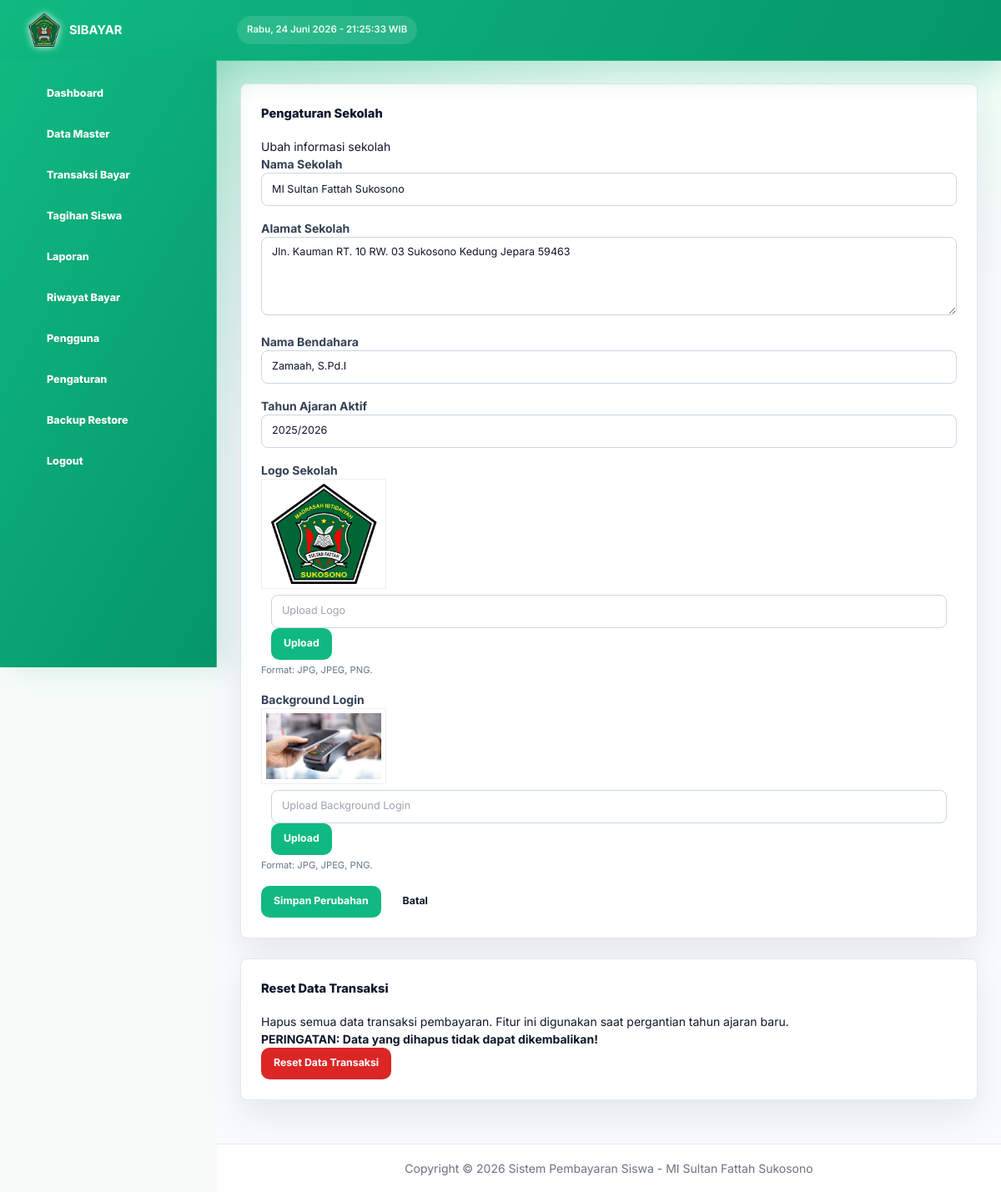
/pengaturan/pengaturan.php (signed in), run on the app's committed database.
### tables this page shows
CREATE TABLE `pengaturan` (
  `id_pengaturan` int NOT NULL,
  `nama_sekolah` varchar(100) DEFAULT NULL,
  `alamat_sekolah` text,
  `logo` varchar(255) DEFAULT NULL,
  `nama_bendahara` varchar(100) DEFAULT NULL,
  `tahun_ajaran` varchar(20) DEFAULT '',
  `bg_login` varchar(255) DEFAULT NULL,
  PRIMARY KEY (`id_pengaturan`)
);

### pengaturan/pengaturan.php (the view, shortened to what this page needs)
<?php
include '../template/header.php';
include '../template/sidebar.php';
$query = mysqli_query($koneksi, "SELECT * FROM pengaturan WHERE id_pengaturan = 1");
$data = mysqli_fetch_assoc($query);
?>
<div class="row">
    <div class="col-md-12 grid-margin stretch-card">
        <div class="card">
            <div class="card-body">
                <h4 class="card-title">Pengaturan Sekolah</h4>
                <p class="card-description">
                    Ubah informasi sekolah
                </p>
                <form class="forms-sample" method="post" enctype="multipart/form-data">
                    <div class="form-group">
                        <label for="nama_sekolah">Nama Sekolah</label>
                        <input type="text" class="form-control" id="nama_sekolah" name="nama_sekolah" value="<?= $data['nama_sekolah'] ?>" required>
                    </div>
                    <div class="form-group">
                        <label for="alamat_sekolah">Alamat Sekolah</label>
                        <textarea class="form-control" id="alamat_sekolah" name="alamat_sekolah" rows="4" required><?= $data['alamat_sekolah'] ?></textarea>
                    </div>
                    <div class="form-group">
                        <label for="nama_bendahara">Nama Bendahara</label>
                        <input type="text" class="form-control" id="nama_bendahara" name="nama_bendahara" value="<?= $data['nama_bendahara'] ?? '' ?>" required>
                    </div>
                    <div class="form-group">
                        <label for="tahun_ajaran">Tahun Ajaran Aktif</label>
                        <input type="text" class="form-control" id="tahun_ajaran" name="tahun_ajaran" value="<?= $data['tahun_ajaran'] ?? '' ?>" placeholder="Contoh: 2024/2025" required>
                    </div>
                    <div class="form-group">
                        <label>Logo Sekolah</label>
                        <?php if (!empty($data['logo'])) : ?>
                            <div class="mb-2">
                                <img src="../assets/images/<?= $data['logo'] ?>" alt="Logo Sekolah" style="max-width: 150px; border: 1px solid #eee; padding: 5px;">
                            </div>
                        <?php endif; ?>
                        <div class="input-group col-xs-12">
                            <input type="text" class="form-control file-upload-info" disabled placeholder="Upload Logo">
                            <span class="input-group-append">
                                <button class="file-upload-browse btn btn-primary" type="button" onclick="document.getElementById('logoInput').click()">Upload</button>
                            </span>
                        </div>
                        <small class="text-muted">Format: JPG, JPEG, PNG.</small>
                    </div>
                    <div class="form-group">
                        <label>Background Login</label>
                        <?php if (!empty($data['bg_login'])) : ?>
                            <div class="mb-2">
                                <img src="../assets/images/<?= $data['bg_login'] ?>" alt="Background Login" style="max-width: 150px; border: 1px solid #eee; padding: 5px;">
                            </div>
                        <?php endif; ?>
                        <div class="input-group col-xs-12">
                            <input type="text" class="form-control file-upload-info-bg" disabled placeholder="Upload Background Login">
                            <span class="input-group-append">
                                <button class="file-upload-browse btn btn-primary" type="button" onclick="document.getElementById('bgInput').click()">Upload</button>
                            </span>
                        </div>
                        <small class="text-muted">Format: JPG, JPEG, PNG.</small>
                    </div>
                    <button type="submit" name="simpan" class="btn btn-primary mr-2">Simpan Perubahan</button>
                    <button type="button" class="btn btn-light" onclick="window.history.back()">Batal</button>
                </form>
            </div>
        </div>
    </div>
    <div class="col-md-12 grid-margin stretch-card">
        <div class="card card-danger">
            <div class="card-body">
                <h4 class="card-title text-danger">Reset Data Transaksi</h4>
                <p class="card-description">
                    Hapus semua data transaksi pembayaran. Fitur ini digunakan saat pergantian tahun ajaran baru.
                    <br><strong class="text-danger">PERINGATAN: Data yang dihapus tidak dapat dikembalikan!</strong>
                </p>
                <form method="post" id="form-reset">
                    <button type="button" class="btn btn-danger mr-2" onclick="confirmReset()">Reset Data Transaksi</button>
                </form>
            </div>
        </div>
    </div>
</div>
<?php include '../template/footer.php'; ?>

### assets/css/custom.css (style rules this page uses)
:root { --app-primary: #10b981; --app-primary-dark: #059669; --app-accent: #0284c7; --app-danger: #dc2626; --app-warning: #d97706; --app-slate: #0f172a; --app-muted: #64748b; --app-border: #e2e8f0; --app-bg: #f6fbf9; --app-card: #ffffff; --app-shadow: 0 18px 45px rgba(15, 23, 42, 0.08); --app-radius: 8px; }
html, body { min-height: 100%; background: var(--app-bg) !important; color: var(--app-slate); font-family: "Inter", ui-sans-serif, system-ui, -apple-system, BlinkMacSystemFont, "Segoe UI", sans-serif !important; font-size: 14px; letter-spacing: 0; }
body { overflow-x: hidden; }
.row { display: flex; flex-wrap: wrap; margin-left: -12px; margin-right: -12px; }
[class*="col-"] { width: 100%; padding-left: 12px; padding-right: 12px; }
@media (min-width: 768px) { .col-md-12 { width: 100%; } }
.text-muted { color: var(--app-muted) !important; }
.mb-2 { margin-bottom: 0.5rem !important; }
.grid-margin, .stretch-card { margin-bottom: 24px; }
.stretch-card > .card { width: 100%; }
.card, .swal2-popup { border-radius: var(--app-radius) !important; }
.card { background: var(--app-card); border: 1px solid var(--app-border) !important; box-shadow: var(--app-shadow) !important; overflow: hidden; }
.card-body { padding: 24px !important; }
.card-title { margin: 0 0 18px !important; color: var(--app-slate); font-size: 1.05rem; font-weight: 800; }
.btn { display: inline-flex !important; align-items: center; justify-content: center; gap: 7px; min-height: 38px; padding: 8px 14px !important; border: 1px solid transparent !important; border-radius: 10px !important; font-size: 0.88rem !important; font-weight: 700 !important; line-height: 1.2 !important; text-decoration: none !important; cursor: pointer; transition: transform 0.15s ease, box-shadow 0.15s ease, background-color 0.15s ease; }
.btn-primary, .btn-success { background: var(--app-primary) !important; color: #ffffff !important; }
.btn-danger { background: var(--app-danger) !important; color: #ffffff !important; }
.form-control, .form-select, select, input[type="text"], input[type="date"], input[type="number"], input[type="email"], input[type="password"], textarea { width: 100%; min-height: 40px; border: 1px solid #cbd5e1 !important; border-radius: var(--app-radius) !important; background: #ffffff !important; color: var(--app-slate) !important; font-family: inherit !important; font-size: 0.9rem !important; box-shadow: none !important; }
.form-control, .form-select, select { padding: 8px 12px !important; }
textarea.form-control, textarea { min-height: 88px; }
label { margin-bottom: 6px; color: #334155; font-weight: 700; }
.form-group { margin-bottom: 16px; }

### data on the page
pengaturan: nama_sekolah "MI Sultan Fattah Sukosono", alamat_sekolah "Jln. Kauman RT. 10 RW. 03 Sukosono Kedung Jepara 59463", nama_bendahara "Zamaah, S.Pd.I", tahun_ajaran "2025/2026", logo (picture), bg_login (picture)
